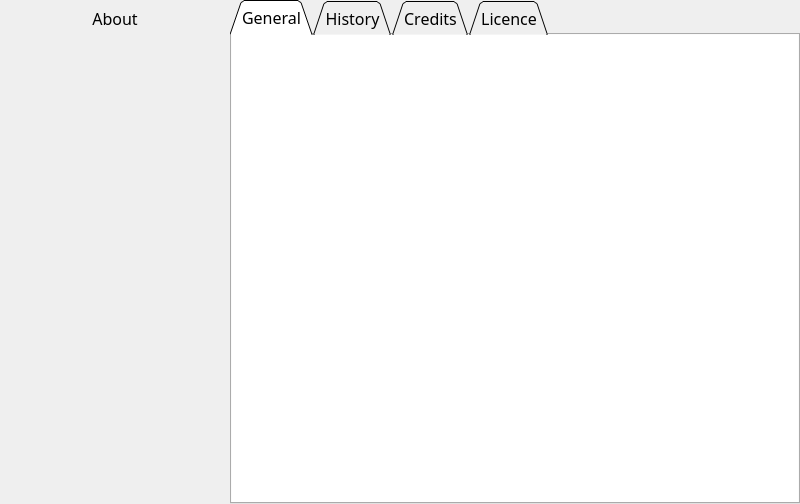
<?xml version="1.0" encoding="UTF-8"?>
<ui version="4.0">
 <class>AppAbout</class>
 <widget class="QDialog" name="AppAbout">
  <property name="geometry">
   <rect>
    <x>0</x>
    <y>0</y>
    <width>800</width>
    <height>504</height>
   </rect>
  </property>
  <property name="font">
   <font>
    <family>Trebuchet MS</family>
    <pointsize>12</pointsize>
   </font>
  </property>
  <property name="windowTitle">
   <string>About vSongBook</string>
  </property>
  <property name="windowIcon">
   <iconset resource="icons/icons.qrc">
    <normaloff>:/icons/app_icon</normaloff>:/icons/app_icon</iconset>
  </property>
  <property name="sizeGripEnabled">
   <bool>false</bool>
  </property>
  <layout class="QVBoxLayout" name="MainLayout">
   <property name="spacing">
    <number>0</number>
   </property>
   <property name="leftMargin">
    <number>0</number>
   </property>
   <property name="topMargin">
    <number>0</number>
   </property>
   <property name="rightMargin">
    <number>0</number>
   </property>
   <property name="bottomMargin">
    <number>0</number>
   </property>
   <item>
    <layout class="QHBoxLayout" name="CentralWidget">
     <property name="spacing">
      <number>0</number>
     </property>
     <property name="bottomMargin">
      <number>0</number>
     </property>
     <item>
      <layout class="QVBoxLayout" name="PanelLeft">
       <item>
        <widget class="QLabel" name="LblSidebar">
         <property name="sizePolicy">
          <sizepolicy hsizetype="Fixed" vsizetype="Fixed">
           <horstretch>0</horstretch>
           <verstretch>0</verstretch>
          </sizepolicy>
         </property>
         <property name="minimumSize">
          <size>
           <width>230</width>
           <height>490</height>
          </size>
         </property>
         <property name="text">
          <string>&lt;html&gt;&lt;head/&gt;&lt;body&gt;&lt;p align=&quot;center&quot;&gt;About&lt;/p&gt;&lt;p align=&quot;center&quot;&gt;&lt;img src=&quot;:/images/version.png&quot;/&gt;&lt;/p&gt;&lt;/body&gt;&lt;/html&gt;</string>
         </property>
         <property name="scaledContents">
          <bool>true</bool>
         </property>
         <property name="alignment">
          <set>Qt::AlignLeading|Qt::AlignLeft|Qt::AlignTop</set>
         </property>
        </widget>
       </item>
      </layout>
     </item>
     <item>
      <layout class="QVBoxLayout" name="PanelRight">
       <item>
        <widget class="QTabWidget" name="PrefsTabs">
         <property name="enabled">
          <bool>true</bool>
         </property>
         <property name="sizePolicy">
          <sizepolicy hsizetype="Expanding" vsizetype="Expanding">
           <horstretch>0</horstretch>
           <verstretch>0</verstretch>
          </sizepolicy>
         </property>
         <property name="minimumSize">
          <size>
           <width>0</width>
           <height>0</height>
          </size>
         </property>
         <property name="font">
          <font>
           <family>Trebuchet MS</family>
           <pointsize>12</pointsize>
           <weight>50</weight>
           <bold>false</bold>
          </font>
         </property>
         <property name="tabPosition">
          <enum>QTabWidget::North</enum>
         </property>
         <property name="tabShape">
          <enum>QTabWidget::Triangular</enum>
         </property>
         <property name="currentIndex">
          <number>0</number>
         </property>
         <property name="elideMode">
          <enum>Qt::ElideNone</enum>
         </property>
         <property name="documentMode">
          <bool>false</bool>
         </property>
         <property name="tabsClosable">
          <bool>false</bool>
         </property>
         <property name="movable">
          <bool>true</bool>
         </property>
         <property name="tabBarAutoHide">
          <bool>true</bool>
         </property>
         <widget class="QWidget" name="TabPage1">
          <property name="sizePolicy">
           <sizepolicy hsizetype="Preferred" vsizetype="Fixed">
            <horstretch>0</horstretch>
            <verstretch>0</verstretch>
           </sizepolicy>
          </property>
          <property name="font">
           <font>
            <family>Trebuchet MS</family>
            <pointsize>12</pointsize>
            <weight>50</weight>
            <bold>false</bold>
           </font>
          </property>
          <property name="accessibleName">
           <string extracomment="This has to be equal to the tab title in all the main tabs">History</string>
          </property>
          <attribute name="title">
           <string>General</string>
          </attribute>
          <layout class="QVBoxLayout" name="LayoutTabPage1">
           <property name="spacing">
            <number>0</number>
           </property>
           <property name="leftMargin">
            <number>0</number>
           </property>
           <property name="topMargin">
            <number>0</number>
           </property>
           <property name="rightMargin">
            <number>0</number>
           </property>
           <property name="bottomMargin">
            <number>0</number>
           </property>
           <item>
            <widget class="QTextBrowser" name="TxtTab1">
             <property name="frameShape">
              <enum>QFrame::NoFrame</enum>
             </property>
             <property name="html">
              <string>&lt;!DOCTYPE HTML PUBLIC &quot;-//W3C//DTD HTML 4.0//EN&quot; &quot;http://www.w3.org/TR/REC-html40/strict.dtd&quot;&gt;
&lt;html&gt;&lt;head&gt;&lt;meta name=&quot;qrichtext&quot; content=&quot;1&quot; /&gt;&lt;style type=&quot;text/css&quot;&gt;
p, li { white-space: pre-wrap; }
&lt;/style&gt;&lt;/head&gt;&lt;body style=&quot; font-family:'Trebuchet MS','Trebuchet MS','Trebuchet MS'; font-size:12pt; font-weight:400; font-style:normal;&quot;&gt;
&lt;p style=&quot;-qt-paragraph-type:empty; margin-top:0px; margin-bottom:0px; margin-left:0px; margin-right:0px; -qt-block-indent:0; text-indent:0px;&quot;&gt;&lt;br /&gt;&lt;/p&gt;&lt;/body&gt;&lt;/html&gt;</string>
             </property>
            </widget>
           </item>
          </layout>
         </widget>
         <widget class="QWidget" name="TabPage2">
          <property name="font">
           <font>
            <family>Trebuchet MS</family>
            <pointsize>12</pointsize>
            <weight>50</weight>
            <bold>false</bold>
           </font>
          </property>
          <property name="accessibleName">
           <string extracomment="This has to be equal to the tab title in all the main tabs">History</string>
          </property>
          <attribute name="title">
           <string>History</string>
          </attribute>
          <layout class="QVBoxLayout" name="LayoutTabPage2">
           <property name="spacing">
            <number>0</number>
           </property>
           <property name="leftMargin">
            <number>0</number>
           </property>
           <property name="topMargin">
            <number>0</number>
           </property>
           <property name="rightMargin">
            <number>0</number>
           </property>
           <property name="bottomMargin">
            <number>0</number>
           </property>
           <item>
            <widget class="QTextBrowser" name="TxtTab2">
             <property name="frameShape">
              <enum>QFrame::NoFrame</enum>
             </property>
             <property name="html">
              <string>&lt;!DOCTYPE HTML PUBLIC &quot;-//W3C//DTD HTML 4.0//EN&quot; &quot;http://www.w3.org/TR/REC-html40/strict.dtd&quot;&gt;
&lt;html&gt;&lt;head&gt;&lt;meta name=&quot;qrichtext&quot; content=&quot;1&quot; /&gt;&lt;style type=&quot;text/css&quot;&gt;
p, li { white-space: pre-wrap; }
&lt;/style&gt;&lt;/head&gt;&lt;body style=&quot; font-family:'Trebuchet MS','Trebuchet MS','Trebuchet MS'; font-size:12pt; font-weight:400; font-style:normal;&quot;&gt;
&lt;p style=&quot;-qt-paragraph-type:empty; margin-top:0px; margin-bottom:0px; margin-left:0px; margin-right:0px; -qt-block-indent:0; text-indent:0px;&quot;&gt;&lt;br /&gt;&lt;/p&gt;&lt;/body&gt;&lt;/html&gt;</string>
             </property>
            </widget>
           </item>
          </layout>
         </widget>
         <widget class="QWidget" name="TabPage3">
          <property name="font">
           <font>
            <family>Trebuchet MS</family>
            <pointsize>12</pointsize>
            <weight>50</weight>
            <bold>false</bold>
           </font>
          </property>
          <property name="accessibleName">
           <string extracomment="This has to be equal to the tab title in all the main tabs">History</string>
          </property>
          <attribute name="title">
           <string>Credits</string>
          </attribute>
          <layout class="QVBoxLayout" name="LayoutTabPage3">
           <property name="spacing">
            <number>0</number>
           </property>
           <property name="leftMargin">
            <number>0</number>
           </property>
           <property name="topMargin">
            <number>0</number>
           </property>
           <property name="rightMargin">
            <number>0</number>
           </property>
           <property name="bottomMargin">
            <number>0</number>
           </property>
           <item>
            <widget class="QTextBrowser" name="TxtTab3">
             <property name="frameShape">
              <enum>QFrame::NoFrame</enum>
             </property>
            </widget>
           </item>
          </layout>
         </widget>
         <widget class="QWidget" name="TabPage4">
          <property name="font">
           <font>
            <family>Trebuchet MS</family>
            <pointsize>12</pointsize>
            <weight>50</weight>
            <bold>false</bold>
           </font>
          </property>
          <property name="accessibleName">
           <string extracomment="This has to be equal to the tab title in all the main tabs">History</string>
          </property>
          <attribute name="title">
           <string>Licence</string>
          </attribute>
          <layout class="QVBoxLayout" name="LayoutTabPage4">
           <property name="spacing">
            <number>0</number>
           </property>
           <property name="leftMargin">
            <number>0</number>
           </property>
           <property name="topMargin">
            <number>0</number>
           </property>
           <property name="rightMargin">
            <number>0</number>
           </property>
           <property name="bottomMargin">
            <number>0</number>
           </property>
           <item>
            <widget class="QTextBrowser" name="TxtTab4">
             <property name="frameShape">
              <enum>QFrame::NoFrame</enum>
             </property>
             <property name="html">
              <string>&lt;!DOCTYPE HTML PUBLIC &quot;-//W3C//DTD HTML 4.0//EN&quot; &quot;http://www.w3.org/TR/REC-html40/strict.dtd&quot;&gt;
&lt;html&gt;&lt;head&gt;&lt;meta name=&quot;qrichtext&quot; content=&quot;1&quot; /&gt;&lt;style type=&quot;text/css&quot;&gt;
p, li { white-space: pre-wrap; }
&lt;/style&gt;&lt;/head&gt;&lt;body style=&quot; font-family:'Trebuchet MS','Trebuchet MS','Trebuchet MS'; font-size:12pt; font-weight:400; font-style:normal;&quot;&gt;
&lt;p style=&quot;-qt-paragraph-type:empty; margin-top:12px; margin-bottom:12px; margin-left:0px; margin-right:0px; -qt-block-indent:0; text-indent:0px;&quot;&gt;&lt;br /&gt;&lt;/p&gt;&lt;/body&gt;&lt;/html&gt;</string>
             </property>
            </widget>
           </item>
          </layout>
         </widget>
        </widget>
       </item>
      </layout>
     </item>
    </layout>
   </item>
  </layout>
 </widget>
 <resources>
  <include location="icons/icons.qrc"/>
 </resources>
 <connections/>
</ui>
